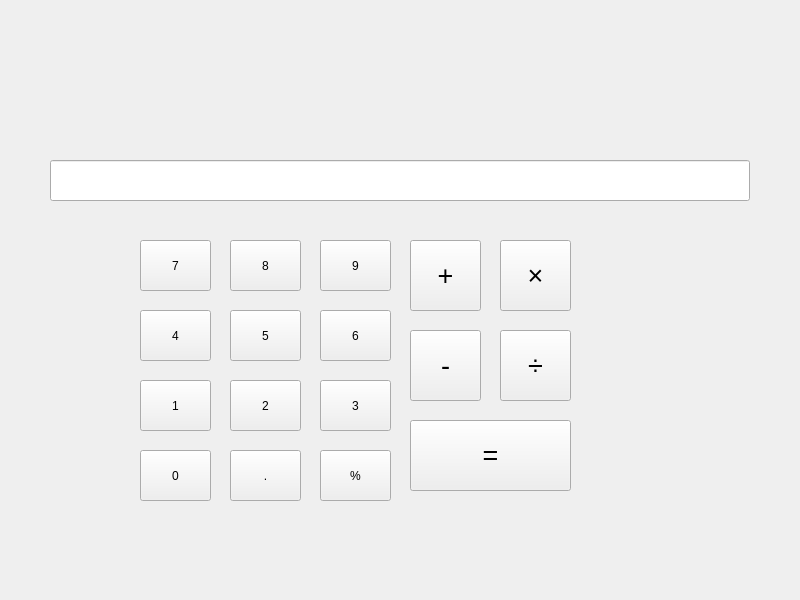
<?xml version="1.0" encoding="UTF-8"?>
<ui version="4.0">
 <class>Calculator</class>
 <widget class="QMainWindow" name="Calculator">
  <property name="geometry">
   <rect>
    <x>0</x>
    <y>0</y>
    <width>800</width>
    <height>600</height>
   </rect>
  </property>
  <property name="windowTitle">
   <string>Calculator</string>
  </property>
  <widget class="QWidget" name="centralwidget">
   <widget class="QLineEdit" name="CalcInputLE">
    <property name="geometry">
     <rect>
      <x>50</x>
      <y>160</y>
      <width>700</width>
      <height>41</height>
     </rect>
    </property>
    <property name="clearButtonEnabled">
     <bool>true</bool>
    </property>
   </widget>
   <widget class="QPushButton" name="Num7PB">
    <property name="geometry">
     <rect>
      <x>140</x>
      <y>240</y>
      <width>71</width>
      <height>51</height>
     </rect>
    </property>
    <property name="focusPolicy">
     <enum>Qt::NoFocus</enum>
    </property>
    <property name="text">
     <string>7</string>
    </property>
   </widget>
   <widget class="QPushButton" name="Num4PB">
    <property name="geometry">
     <rect>
      <x>140</x>
      <y>310</y>
      <width>71</width>
      <height>51</height>
     </rect>
    </property>
    <property name="focusPolicy">
     <enum>Qt::NoFocus</enum>
    </property>
    <property name="text">
     <string>4</string>
    </property>
   </widget>
   <widget class="QPushButton" name="Num1PB">
    <property name="geometry">
     <rect>
      <x>140</x>
      <y>380</y>
      <width>71</width>
      <height>51</height>
     </rect>
    </property>
    <property name="focusPolicy">
     <enum>Qt::NoFocus</enum>
    </property>
    <property name="text">
     <string>1</string>
    </property>
   </widget>
   <widget class="QPushButton" name="Num8PB">
    <property name="geometry">
     <rect>
      <x>230</x>
      <y>240</y>
      <width>71</width>
      <height>51</height>
     </rect>
    </property>
    <property name="focusPolicy">
     <enum>Qt::NoFocus</enum>
    </property>
    <property name="text">
     <string>8</string>
    </property>
   </widget>
   <widget class="QPushButton" name="Num5PB">
    <property name="geometry">
     <rect>
      <x>230</x>
      <y>310</y>
      <width>71</width>
      <height>51</height>
     </rect>
    </property>
    <property name="focusPolicy">
     <enum>Qt::NoFocus</enum>
    </property>
    <property name="text">
     <string>5</string>
    </property>
   </widget>
   <widget class="QPushButton" name="Num2PB">
    <property name="geometry">
     <rect>
      <x>230</x>
      <y>380</y>
      <width>71</width>
      <height>51</height>
     </rect>
    </property>
    <property name="focusPolicy">
     <enum>Qt::NoFocus</enum>
    </property>
    <property name="text">
     <string>2</string>
    </property>
   </widget>
   <widget class="QPushButton" name="Num9PB">
    <property name="geometry">
     <rect>
      <x>320</x>
      <y>240</y>
      <width>71</width>
      <height>51</height>
     </rect>
    </property>
    <property name="focusPolicy">
     <enum>Qt::NoFocus</enum>
    </property>
    <property name="text">
     <string>9</string>
    </property>
   </widget>
   <widget class="QPushButton" name="Num6PB">
    <property name="geometry">
     <rect>
      <x>320</x>
      <y>310</y>
      <width>71</width>
      <height>51</height>
     </rect>
    </property>
    <property name="focusPolicy">
     <enum>Qt::NoFocus</enum>
    </property>
    <property name="text">
     <string>6</string>
    </property>
   </widget>
   <widget class="QPushButton" name="Num3PB">
    <property name="geometry">
     <rect>
      <x>320</x>
      <y>380</y>
      <width>71</width>
      <height>51</height>
     </rect>
    </property>
    <property name="focusPolicy">
     <enum>Qt::NoFocus</enum>
    </property>
    <property name="text">
     <string>3</string>
    </property>
   </widget>
   <widget class="QPushButton" name="Num0PB">
    <property name="geometry">
     <rect>
      <x>140</x>
      <y>450</y>
      <width>71</width>
      <height>51</height>
     </rect>
    </property>
    <property name="focusPolicy">
     <enum>Qt::NoFocus</enum>
    </property>
    <property name="text">
     <string>0</string>
    </property>
    <property name="autoDefault">
     <bool>false</bool>
    </property>
    <property name="default">
     <bool>false</bool>
    </property>
   </widget>
   <widget class="QPushButton" name="PointPB">
    <property name="geometry">
     <rect>
      <x>230</x>
      <y>450</y>
      <width>71</width>
      <height>51</height>
     </rect>
    </property>
    <property name="focusPolicy">
     <enum>Qt::NoFocus</enum>
    </property>
    <property name="text">
     <string>.</string>
    </property>
   </widget>
   <widget class="QPushButton" name="PercentPB">
    <property name="geometry">
     <rect>
      <x>320</x>
      <y>450</y>
      <width>71</width>
      <height>51</height>
     </rect>
    </property>
    <property name="focusPolicy">
     <enum>Qt::NoFocus</enum>
    </property>
    <property name="text">
     <string>%</string>
    </property>
   </widget>
   <widget class="QPushButton" name="AddPB">
    <property name="geometry">
     <rect>
      <x>410</x>
      <y>240</y>
      <width>71</width>
      <height>71</height>
     </rect>
    </property>
    <property name="font">
     <font>
      <pointsize>20</pointsize>
     </font>
    </property>
    <property name="focusPolicy">
     <enum>Qt::NoFocus</enum>
    </property>
    <property name="text">
     <string>+</string>
    </property>
   </widget>
   <widget class="QPushButton" name="MinusPB">
    <property name="geometry">
     <rect>
      <x>410</x>
      <y>330</y>
      <width>71</width>
      <height>71</height>
     </rect>
    </property>
    <property name="font">
     <font>
      <pointsize>20</pointsize>
     </font>
    </property>
    <property name="focusPolicy">
     <enum>Qt::NoFocus</enum>
    </property>
    <property name="text">
     <string>-</string>
    </property>
   </widget>
   <widget class="QPushButton" name="MultiplyPB">
    <property name="geometry">
     <rect>
      <x>500</x>
      <y>240</y>
      <width>71</width>
      <height>71</height>
     </rect>
    </property>
    <property name="font">
     <font>
      <pointsize>20</pointsize>
     </font>
    </property>
    <property name="focusPolicy">
     <enum>Qt::NoFocus</enum>
    </property>
    <property name="text">
     <string>×</string>
    </property>
   </widget>
   <widget class="QPushButton" name="DividePB">
    <property name="geometry">
     <rect>
      <x>500</x>
      <y>330</y>
      <width>71</width>
      <height>71</height>
     </rect>
    </property>
    <property name="font">
     <font>
      <pointsize>20</pointsize>
     </font>
    </property>
    <property name="focusPolicy">
     <enum>Qt::NoFocus</enum>
    </property>
    <property name="text">
     <string>÷</string>
    </property>
   </widget>
   <widget class="QPushButton" name="EqualPB">
    <property name="geometry">
     <rect>
      <x>410</x>
      <y>420</y>
      <width>161</width>
      <height>71</height>
     </rect>
    </property>
    <property name="font">
     <font>
      <pointsize>20</pointsize>
     </font>
    </property>
    <property name="focusPolicy">
     <enum>Qt::NoFocus</enum>
    </property>
    <property name="text">
     <string>=</string>
    </property>
   </widget>
  </widget>
 </widget>
 <resources/>
 <connections/>
</ui>
